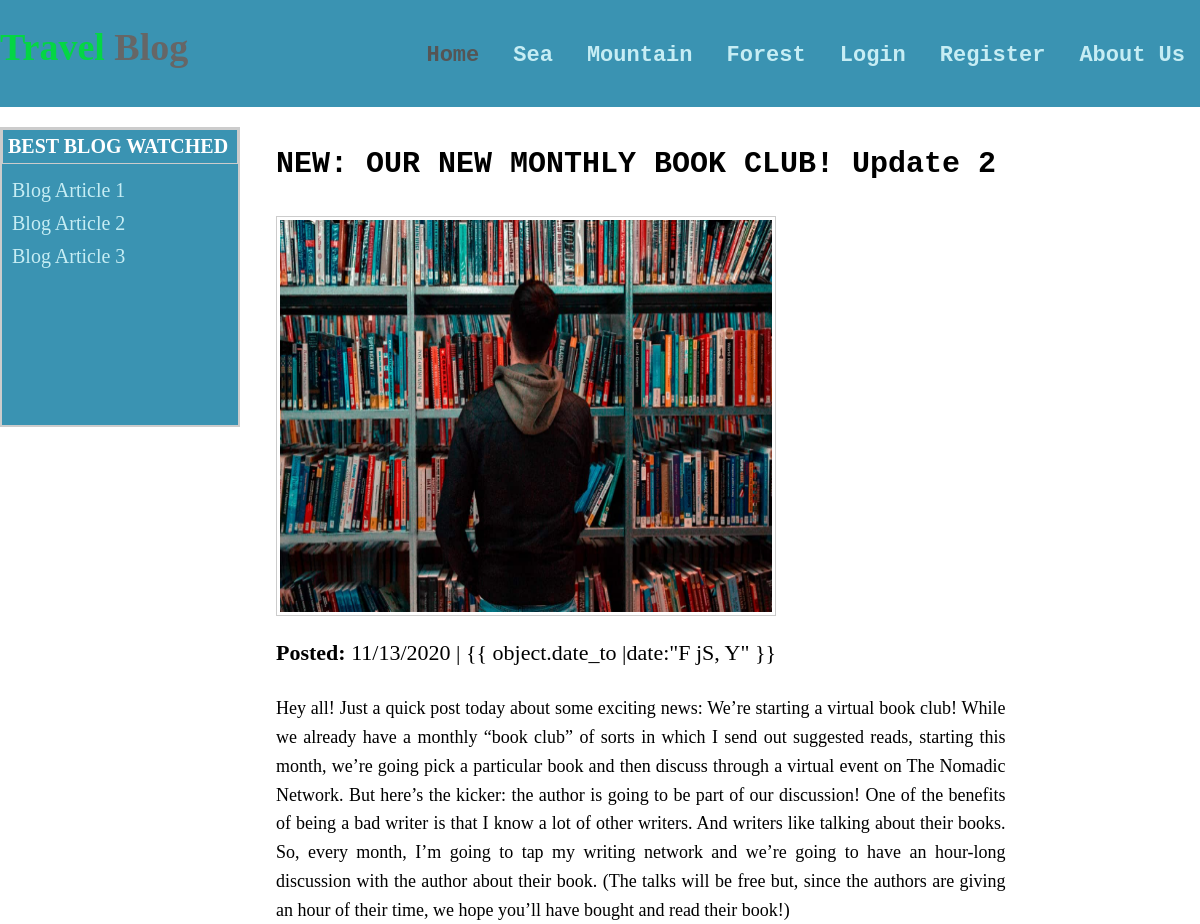
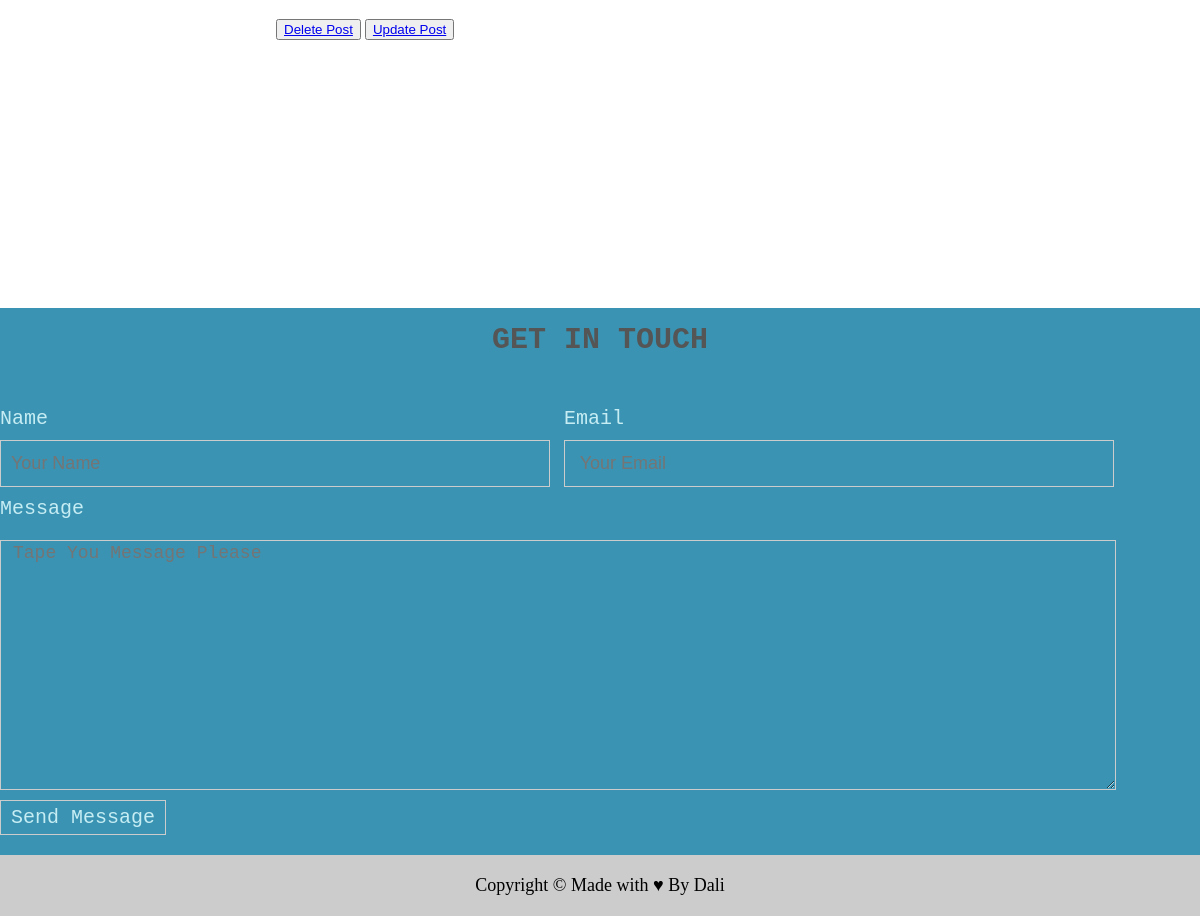
Screenshot of /post/3/ with the database file from the repository (2 pictures, top to bottom).
### blog/models.py (models this page shows, shortened)
class BlogArticle(models.Model):
    title = models.CharField(max_length=100)
    author = models.CharField(max_length=100)
    date_to = models.DateTimeField(auto_now_add=True)
    description = models.TextField()
    image = models.ImageField(default='default.jpg',  upload_to='blog-pics')

### blog/views.py (the view)
# urls.py: path('post/<int:pk>/', PostDetailView.as_view(), name='post-detail'),
class PostDetailView(DetailView):
    model = BlogArticle

### blog/templates/blog/BlogArticle_detail.html
{% extends "blog/base.html" %}
{% load static %}
{% block content %}
<div class="blog-show">
    <div class="blog-detail">
        <h1>{{ object.title }}</h1>
        <img src="{{ object.image.url }}" alt="">
        <div class="date">
            <strong>Posted:</strong> {{ object.date_to |date:"SHORT_DATE_FORMAT" }} | {{ object.date_to |date:"F jS, Y"
            }}
        </div>
        <p>
            {{ object.description }}
        </p>
        <button>
            <a href="{% url 'post-delete' pk=object.pk %}">Delete Post</a>
        </button>
        <button>
            <a href="{% url 'post-update' pk=object.pk %}">Update Post</a>
        </button>
    </div>
</div>
{% endblock content %}

### static/css/main.css (style rules this page uses)
* { box-sizing: border-box; }
body { margin: 0; }
.content .blog-show { width: 76%; float: left; text-align: center; padding-bottom: 60px; overflow: hidden; }
.content .blog-show h1 { text-transform: uppercase; font-size: 45px; font-family: "Bitstream Vera Sans Mono", Monaco, "Courier New", Courier, monospace }
.content .blog-show img { width: 85%; height: 250px; margin: 50px 0 10px 0; padding: 3px; border: 1px solid #CCC; transition: all .5s ease-in-out; }
.content .blog-show .blog-detail { text-align: left; min-height: 1000px; }
.content .blog-show .blog-detail h1 { text-transform:capitalize; font-size: 30px; font-family: monospace; }
.content .blog-show .blog-detail .date { font-size: 22px; padding-top: 10px; padding-bottom: 10px; font-family: Calibri; }
.content .blog-show .blog-detail p { width: 80%; line-height: 1.6; font-size: 18px; text-align: justify; font-family: Calibri; }
.content .blog-show .blog-detail img { width: 500px; height: 400px; margin: 15px 0 10px 0; transform: none; box-shadow: none; }

### rows the page displays
BlogArticle: title "NEW: OUR NEW MONTHLY BOOK CLUB! Update 2", image (picture), date_to "11/13/2020", description "Hey all! Just a quick post today about some exciting news: We’re starting a virtual book club! While we already have a monthly “book club” of sorts in which I send out suggested reads, starting this month, we’re going pick a particular book and then discuss through a virtual event on The Nomadic Network. But here’s the kicker: the author is going to be part of our discussion! One of the benefits of being a bad writer is that I know a lot of other writers. And writers like talking about their books. So, every month, I’m going to tap my writing network and we’re going to have an hour-long discussion with the author about their book. (The talks will be free but, since the authors are giving an…"
